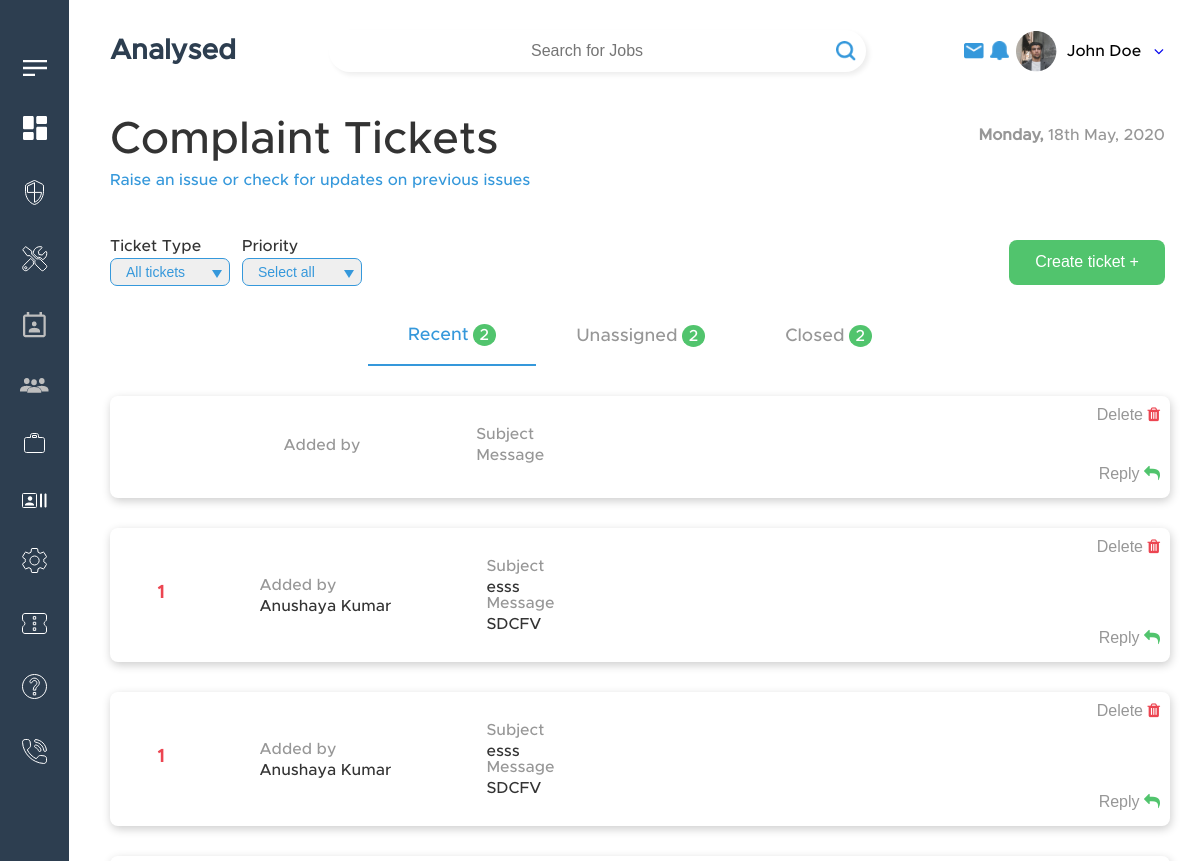
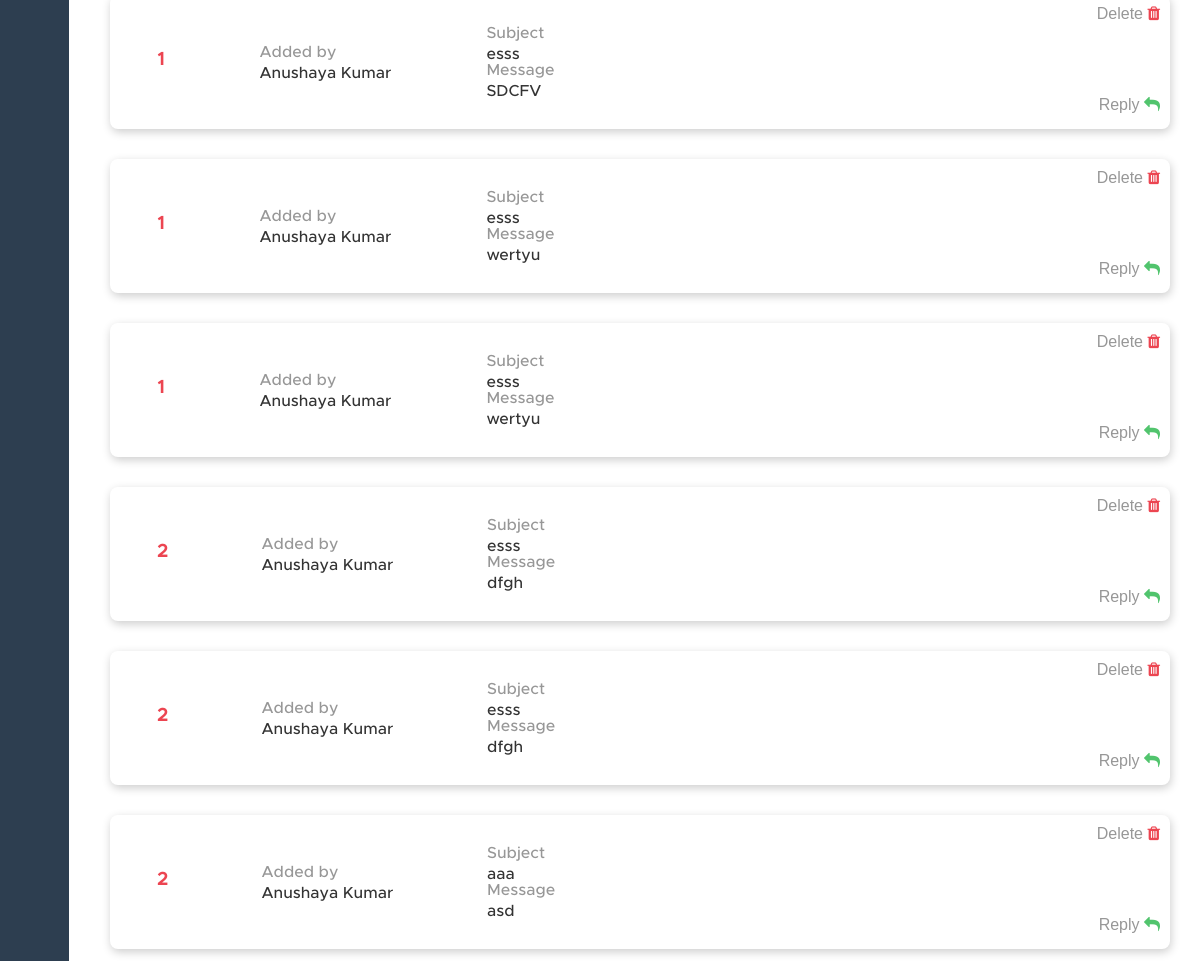
The page /recruiter/complaint_tickets.php on the database its author committed (2 pictures, top to bottom).
### tables this page shows
CREATE TABLE `tickets` (
  `ticket_id` int(255) NOT NULL,
  `name` varchar(20) NOT NULL,
  `email` varchar(20) NOT NULL,
  `subject` varchar(20) NOT NULL,
  `message` varchar(100) NOT NULL,
  `priority` varchar(20) NOT NULL,
  `tickettype` varchar(20) NOT NULL,
  `status` varchar(20) NOT NULL,
  `reply` varchar(100) NOT NULL
);

### recruiter/complaint_tickets.php (the view, shortened to what this page needs)
<?php include('header.php')?>
<?php include ('connection1.php')?>
<link rel="stylesheet" href="./css/complaint_tickets_remove.css">
<div class="container">
    <div class="small_container">
        <div class="heading_dash">
            <h1 class="mainHeadingDash">Complaint Tickets</h1>
            <p class="mainParaDash">Raise an issue or check for updates on previous issues</p>
            <span><strong>Monday,</strong> 18th May, 2020</span>
        </div>
        <div class="ticket-select-options-div-complaint_tickets">
            <div class="row-recruiter">
                <span>
                    <label for="ticket_type_label_complaint_tickets" class="ticket_type_label_complaint_tickets_label"
                        id="label1">Ticket Type</label>
                    <div class="ticket-after-div-select-element" id="arrow">
                        <select name="" id="ticket_type_label_complaint_tickets" class="label2">
                            <option value="0">All tickets</option>
                        </select>
                    </div>
                </span>
                <span>
                    <label for="ticket_type_label_complaint_tickets" class="ticket_type_label_complaint_tickets_label"
                        id="label3">Priority</label>
                    <div class="ticket-after-div-select-element" id="arrow1">
                        <select name="" id="ticket_type_label_complaint_tickets" class="label4">
                            <option value="0">Select all</option>
                        </select>
                    </div>
                </span>
                <button class="create-ticket-button-for-complaints-ticket" id="but1">Create ticket +</button>
            </div>
        </div>
        <div class="ticket-categories-options-tochoose">
            <div class="row-recruiter">
                <p class="sub-ticket-categories-options-tochoose sub-ticket-categories-options-tochoose-recent active"
                    id="head1">Recent</p>
                <p class="sub-ticket-categories-options-tochoose sub-ticket-categories-options-tochoose-unassigned"
                    id="head2">Unassigned</p>
                <p class="sub-ticket-categories-options-tochoose sub-ticket-categories-options-tochoose-closed"
                    id="head3">Closed</p>
            </div>
        </div>
        <div class="recent-complaint-tickets-recruiter active complaint-tickets-recruiter-cards-div" id="complaints">
            <?php
  $sql=mysqli_query($conn,"select * from tickets");
  $check=mysqli_num_rows($sql);
  if($check){
    while($row=mysqli_fetch_assoc($sql)){
      ?>
            <div class="complaint-card-recruiter-complaint-tickets">
                <div class="row-recruiter">
                    <span>
                        <p class="light-grey-text-complain-ticket complaint" id="comp1">
                            <?php echo $row["tickettype"]; ?></p>
                    </span>
                    <span class="row-recruiter">
                        <span>
                            <p class="light-grey-text-complain-ticket" id="comp2">Added by</p>
                            <p class="black-text-ciomplaint-ticket-recruiter" id="comp3"><?php echo $row["name"]; ?></p>
                        </span>
                    </span>
                    <span class="span-message-complaint-ticket-recruiter">
                        <p class="light-grey-text-complain-ticket" id="comp4">Subject</p>
                        <p class="black-text-ciomplaint-ticket-recruiter" id="comp5"><?php echo $row["subject"]; ?></p>
                        <p class="light-grey-text-complain-ticket" id="comp4">Message</p>
                        <p class="black-text-ciomplaint-ticket-recruiter" id="comp5"><?php echo $row["message"]; ?></p>
                    </span>
                </div>
                <button class="delete-button-complaint-ticket-recruiter light-grey-text-complain-ticket">Delete <i
                        class="fa fa-trash" aria-hidden="true" style="color:#EC4551"></i></button>
                <button class="reply-button-complaint-ticket-recruiter light-grey-text-complain-ticket">Reply <i
                        class="fa fa-reply" aria-hidden="true" style="color:#51C46D"></i></button>
            </div>
            <?php } } ?>
        </div>
    </div>
</div>

### recruiter/css/header_remove.css (style rules this page uses)
.row-recruiter { display: flex; align-items: center; flex-wrap: wrap; }
.container { max-width: 100%; margin-left: 80px; position: relative; padding: 0px 30px; margin-top: 30px; }
.small_container { max-width: 80vw; display: block; margin: 80px auto; position: relative; }
.heading_dash { margin: 20px auto; width: 100%; }
.mainHeadingDash { font-weight: 400; font-size: 45px; color: #333333; margin: 10px 0px; }
.mainParaDash { color: #3598db; }

### recruiter/css/index_remov.css (style rules this page uses)
.container { max-width: 100%; margin-left: 80px; position: relative; padding: 0px 30px; margin-top: 30px; }
.small_container { max-width: 90vw; display: block; margin: 80px auto; position: relative; }
.heading_dash { margin: 20px auto; width: 100%; font-family: MetroM; }
.heading_dash span { color: #979797; }
.mainHeadingDash { font-weight: 400; font-size: 45px; color: #333333; margin: 10px 0px; font-family: MetroM; }
.mainParaDash { color: #3598db; }
.small_container { margin: 45px auto; }

### recruiter/css/complaint_tickets_remove.css (style rules this page uses)
.heading_dash { position: relative; }
.heading_dash span { position: absolute; top: 10px; right: 5px; color: #979797; }
.ticket-select-options-div-complaint_tickets { margin-top: 50px; }
.ticket_type_label_complaint_tickets_label { margin-bottom: 4px; display: block; width: 100%; font-size: 16px; color: #333333; }
#ticket_type_label_complaint_tickets { border:1px solid #3598DB; border-radius: 7px; padding: 5px 15px; width: 120px; font-size: 14px; color: #3598DB;; -webkit-appearance: none; -moz-appearance: none; appearance: none; -ms-appearance: none; margin-right: 12px; }
.ticket-after-div-select-element { position: relative; }
.ticket-after-div-select-element::after { content:""; position: absolute; top: 12px; right: 20px; border-left: 5px solid transparent; border-right: 5px solid transparent; border-top: 8px solid #3598DB; }
.ticket-select-options-div-complaint_tickets button { position: absolute; right: 5px; background-color: #51C46D; border:none; outline: none; color: white; font-size: 16px; padding: 8px 10px; cursor: pointer; border-radius: 8px; width: 156px; height: 45px; }
.ticket-categories-options-tochoose { margin: 20px 0px; }
.ticket-categories-options-tochoose .row-recruiter { text-align: center; width: 70%; justify-content: center; margin: 0px auto; }
.sub-ticket-categories-options-tochoose { padding: 20px 40px; cursor: pointer; color: #979797; font-size: 18px; }
.sub-ticket-categories-options-tochoose.active { color: #3598DB; border-bottom: 2px solid #3598DB; }
.sub-ticket-categories-options-tochoose::after { content: "2"; color: white; background-color: #51c46d; border-radius: 100%; font-size: 16px; margin-left: 4px; padding: 3px 7px; }
.complaint-tickets-recruiter-cards-div { display: none; }
.complaint-tickets-recruiter-cards-div.active { display: block; }
.light-grey-text-complain-ticket.complaint { font-size: 18px; color: #ec4551; font-weight: bold; }
.light-grey-text-complain-ticket { color: #979797; font-size: 16px; margin-bottom: 5px; }
.black-text-ciomplaint-ticket-recruiter { color: #333333; font-size: 16px; }
.span-message-complaint-ticket-recruiter { width: 60%; padding-right: 50px; }
.complaint-card-recruiter-complaint-tickets .row-recruiter { justify-content: space-around; }
.complaint-card-recruiter-complaint-tickets { box-shadow: 1px 3px 10px #00000033; border-radius: 8px; padding: 30px 0px; margin: 30px 0px; position: relative; }
.delete-button-complaint-ticket-recruiter, .reply-button-complaint-ticket-recruiter { background: none; cursor: pointer; position: absolute; outline: none; border: none; }
.delete-button-complaint-ticket-recruiter { top: 10px; right: 10px; }
.reply-button-complaint-ticket-recruiter { bottom: 10px; right: 10px; }

### rows shown on the page
tickets: tickettype "1", name "Anushaya Kumar", subject "esss", message "SDCFV"
tickets: tickettype "1", name "Anushaya Kumar", subject "esss", message "SDCFV"
tickets: tickettype "1", name "Anushaya Kumar", subject "esss", message "SDCFV"
tickets: tickettype "1", name "Anushaya Kumar", subject "esss", message "wertyu"
tickets: tickettype "1", name "Anushaya Kumar", subject "esss", message "wertyu"
tickets: tickettype "2", name "Anushaya Kumar", subject "esss", message "dfgh"
tickets: tickettype "2", name "Anushaya Kumar", subject "esss", message "dfgh"
tickets: tickettype "2", name "Anushaya Kumar", subject "aaa", message "asd"
